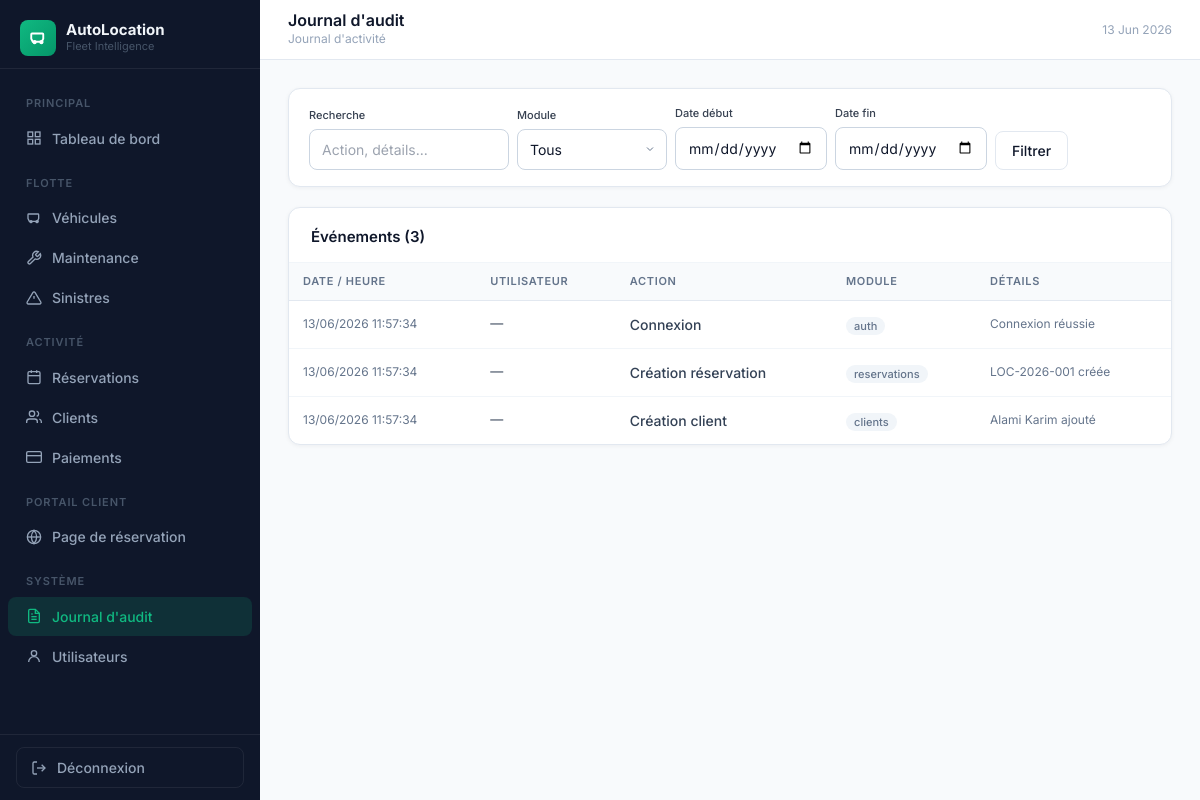
Screenshot of /?page=audit (signed in) with the database file from the repository.
### tables this page shows
CREATE TABLE IF NOT EXISTS `audit_log` (
  `id`         INT AUTO_INCREMENT PRIMARY KEY,
  `user_id`    INT          DEFAULT NULL,
  `username`   VARCHAR(50)  DEFAULT NULL,
  `action`     VARCHAR(100) NOT NULL,
  `module`     VARCHAR(50)  NOT NULL,
  `details`    TEXT         DEFAULT NULL,
  `ip_address` VARCHAR(45)  DEFAULT NULL,
  `created_at` TIMESTAMP DEFAULT CURRENT_TIMESTAMP
);

### app/Core/Controller.php (called while the page is built, shortened)
<?php
abstract class Controller
{
    protected function view(string $template, array $viewData = []): void
    {
        extract($viewData);
        $tplFile = APP_PATH . '/views/' . $template . '.php';
        require $tplFile;
    }
    protected function query(string $key, mixed $default = ''): mixed
    {
        return $_GET[$key] ?? $default;
    }
}

### app/Controllers/AuditController.php (called while the page is built, shortened)
<?php
class AuditController extends Controller
{
    private AuditLog $auditModel;
    public function __construct(\PDO $db)
    {
        $this->auditModel = new AuditLog($db);
    }
    public function index(): void
    {
        $search   = trim($this->query('search'));
        $module   = $this->query('module');
        $dateFrom = $this->query('date_from');
        $dateTo   = $this->query('date_to');
        $page     = max(1, (int)$this->query('p', 1));
        $result  = $this->auditModel->paginatedList($search, $module, $dateFrom, $dateTo, 20, $page);
        $this->view('audit/index', array_merge($result, compact('search', 'module', 'dateFrom', 'dateTo', 'modules')));
    }
}

### app/Core/Router.php (called while the page is built, shortened)
<?php
class Router
{
    private array $routes = [];
    public function add(string $method, string $page, string $controller, string $action): void
    {
        $this->routes[strtoupper($method)][$page] = [$controller, $action];
    }
    public function dispatch(\PDO $db): void
    {
        $page   = trim($_GET['page'] ?? '', '/');
        $method = strtoupper($_SERVER['REQUEST_METHOD']);
        $handler = $this->routes[$method][$page]
                ?? $this->routes['GET'][$page]
                ?? null;
        [$controllerClass, $action] = $handler;
        $controller = new $controllerClass($db);
        $controller->$action();
    }
}

### index.php (called while the page is built, shortened)
<?php
require_once __DIR__ . '/config/database.php';
spl_autoload_register(function (string $class): void {
    $file = APP_PATH . '/app/' . str_replace('\\', '/', substr($class, 4)) . '.php';
});
$db = (new Database())->getConnection();
$router = new App\Core\Router();
$router->dispatch($db);

### app/Core/Model.php (called while the page is built, shortened)
<?php
abstract class Model
{
    protected \PDO $db;
    protected string $table  = '';
    public function __construct(\PDO $db)
    {
        $this->db = $db;
    }
    public function count(string $where = '1=1', array $params = []): int
    {
        $stmt = $this->db->prepare("SELECT COUNT(*) FROM `{$this->table}` WHERE $where");
        $stmt->execute($params);
        return (int)$stmt->fetchColumn();
    }
    public function paginate(string $where, array $params, int $perPage, int $page, string $order = ''): array
    {
        $total  = $this->count($where, $params);
        $pages  = max(1, (int)ceil($total / $perPage));
        $page   = max(1, min($page, $pages));
        $offset = ($page - 1) * $perPage;
        $stmt = $this->db->prepare(
            "SELECT * FROM `{$this->table}` WHERE $where ORDER BY $order LIMIT $perPage OFFSET $offset"
        );
        $stmt->execute($params);
        $rows = $stmt->fetchAll();
        return [
            'rows'     => $rows,
            'total'    => $total,
            'per_page' => $perPage,
            'page'     => $page,
            'pages'    => $pages,
            'offset'   => $offset,
        ];
    }
}

### app/Models/AuditLog.php (called while the page is built, shortened)
<?php
class AuditLog extends Model
{
    public function paginatedList(string $search, string $module, string $dateFrom, string $dateTo, int $perPage, int $page): array
    {
        $where  = ['1=1'];
        $params = [];
        return $this->paginate(implode(' AND ', $where), $params, $perPage, $page, 'created_at DESC');
    }
}

### config/database.php (called while the page is built, shortened)
<?php
function h(mixed $v): string { return htmlspecialchars((string)$v, ENT_QUOTES, 'UTF-8'); }

### views/audit/index.php (the view, shortened to what this page needs)
<div class="card" style="margin-bottom:20px;">
  <div class="card-body" style="padding:16px 20px;">
    <form method="GET" action="<?= BASE_URL ?>/" style="display:flex;gap:8px;flex-wrap:wrap;align-items:flex-end;">
      <div>
        <label class="form-label" style="font-size:11px;">Recherche</label>
        <input type="text" name="search" value="<?= h($search) ?>" placeholder="Action, détails..." class="form-control" style="width:200px;">
      </div>
      <div>
        <label class="form-label" style="font-size:11px;">Module</label>
        <select name="module" class="form-control" style="width:150px;">
          <option value="">Tous</option>
        </select>
      </div>
      <div>
        <label class="form-label" style="font-size:11px;">Date début</label>
        <input type="date" name="date_from" class="form-control" value="<?= h($dateFrom) ?>">
      </div>
      <div>
        <label class="form-label" style="font-size:11px;">Date fin</label>
        <input type="date" name="date_to" class="form-control" value="<?= h($dateTo) ?>">
      </div>
      <button type="submit" class="btn btn-outline">Filtrer</button>
    </form>
  </div>
</div>
<div class="card">
  <div class="card-header"><span class="card-title">Événements (<?= $total ?>)</span></div>
  <div style="overflow-x:auto;">
    <table class="data-table">
      <thead>
        <tr><th>Date / Heure</th><th>Utilisateur</th><th>Action</th><th>Module</th><th>Détails</th></tr>
      </thead>
      <tbody>
        <?php foreach ($rows as $r): ?>
        <tr>
          <td style="white-space:nowrap;font-size:12px;color:#64748b;"><?= date('d/m/Y H:i:s', strtotime($r['created_at'])) ?></td>
          <td style="font-size:13px;"><?= h($r['user_username']??'—') ?></td>
          <td style="font-weight:500;"><?= h($r['action']) ?></td>
          <td><span style="font-size:11px;background:#f1f5f9;color:#64748b;padding:2px 8px;border-radius:99px;font-weight:500;"><?= h($r['module']??'') ?></span></td>
          <td style="font-size:12px;color:#64748b;max-width:300px;overflow:hidden;text-overflow:ellipsis;white-space:nowrap;"><?= h($r['details']??'') ?></td>
        </tr>
        <?php endforeach; ?>
      </tbody>
    </table>
  </div>
</div>

### views/layouts/admin.php (style rules this page uses)
* { font-family: 'Inter', sans-serif; }
body { background: #f8fafc; }
.card { background:#fff; border-radius:12px; border:1px solid #e2e8f0; box-shadow:0 1px 4px rgba(15,23,42,.05); }
.card-header { padding:18px 22px 14px; border-bottom:1px solid #f1f5f9; display:flex; align-items:center; justify-content:space-between; }
.card-body { padding:20px 22px; }
.card-title { font-size:15px; font-weight:600; color:#0f172a; }
.btn { display:inline-flex; align-items:center; gap:6px; padding:8px 16px; border-radius:8px; font-size:14px; font-weight:500; cursor:pointer; text-decoration:none; border:none; transition:all .15s; }
.btn-outline { background:#fff; color:#0f172a; border:1px solid #e2e8f0; }
.data-table { width:100%; border-collapse:collapse; }
.data-table thead th { font-size:11px; font-weight:600; text-transform:uppercase; letter-spacing:.06em; color:#64748b; padding:10px 14px; text-align:left; background:#f8fafc; border-bottom:1px solid #e2e8f0; }
.data-table tbody td { padding:13px 14px; font-size:14px; color:#334155; border-bottom:1px solid #f1f5f9; }
.data-table tbody tr:last-child td { border-bottom:none; }
.form-label { display:block; font-size:13px; font-weight:500; color:#374151; margin-bottom:5px; }
.form-control { width:100%; padding:9px 12px; border:1px solid #cbd5e1; border-radius:8px; font-size:14px; color:#0f172a; outline:none; transition:border .15s; background:#fff; }
select.form-control { appearance:none; background-repeat:no-repeat; background-position:right 10px center; padding-right:28px; }

### rows the page displays
audit_log: id "3", created_at "13/06/2026 11:57:34", user_username "—", action "Création client", module "clients", details "Alami Karim ajouté"
audit_log: created_at "13/06/2026 11:57:34", user_username "—", action "Connexion", module "auth", details "Connexion réussie"
audit_log: created_at "13/06/2026 11:57:34", user_username "—", action "Création réservation", module "reservations", details "LOC-2026-001 créée"

### other values shown
$pageTitle "Journal d'audit"
$pageBreadcrumb "Journal d'activité"
